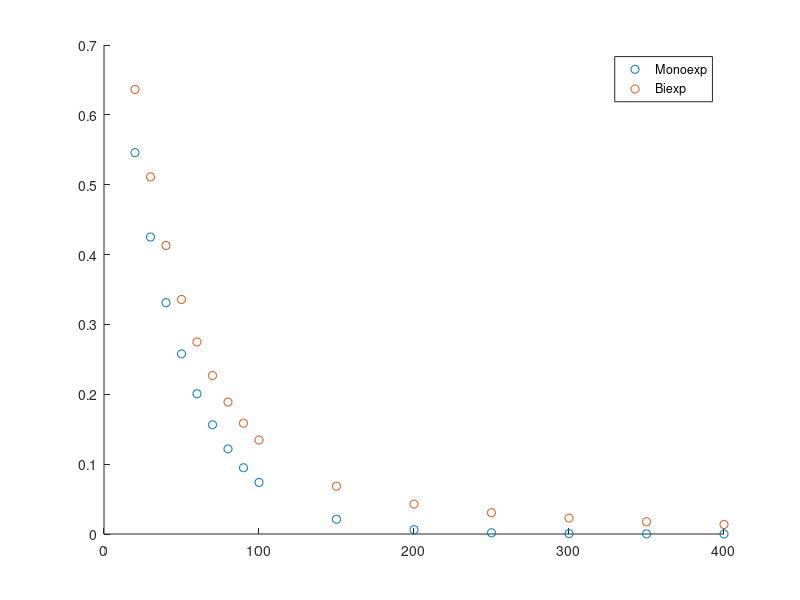

This figure's MATLAB source: (Note: this script raises an error after producing the figure.)
% simulate a curve


t = [20 30 40 50 60 70 80 90 100 150 200 250 300 350 400];


T2short = 40;
T2long = 200;

simk = 0.9;
simk2 = 1-simk;

ymono = simk.*exp(-t/T2short); % monoexp curve
ybi = simk.*exp(-t/T2short) + simk2.*exp(-t/T2long); %biexp curve

% add noise snr 50:1 or 20:1
hmnoise = 1./50;

outmono = ymono + hmnoise*rand(size(t));
outbi = ybi + hmnoise*rand(size(t));
    % 
figure
scatter(t,ymono,'ko')
hold on
scatter(t,ybi,'ro')
legend([{'Monoexp'},{'Biexp'}])
% ylim([0 20000])

%%

% 1000 times fits / loop / mean of the fits + variance
% grab mean of variance of x1 and x2
% effect of sampling times on accuracy of fits.
% figure out ideal number of time points


opts = optimoptions('lsqcurvefit','Algorithm','levenberg-marquardt','Display','off');

% bootstrap this x1000
myboot = 1000;

F = @(x,xdata) x(1)*exp(-xdata/x(2)) + x(3); % MONOEXP
F2 = @(x,xdata) x(1).*exp(-xdata/x(2))+(1-x(1)).*exp(-xdata/x(3)) +x(4); % BIEXP
x0 = [0.8 45 0.05];
x02 = [0.8 45 190 0.05 ];

x1 = zeros(1000,3);
x2 = zeros(1000,4);

outmono = zeros(1000,length(t));
outbi = zeros(1000,length(t));


% 6 seconds
tic
for ii = 1:myboot
    
    outmono(ii,:,:) = ymono + hmnoise*rand(size(t));
    outbi(ii,:,:) = ybi + hmnoise*rand(size(t));
    
    [x1(ii,:,:),resnorm,~,exitflag,output] = lsqcurvefit(F,x0,t,outmono(ii,:,:),[],[],opts);
    [x2(ii,:,:),resnorm2,~,exitflag2,output2] = lsqcurvefit(F2,x02,t,outbi(ii,:,:),[],[],opts);
    
    
end
toc

%%


mymeansmo = mean(x1);
mymeansbi = mean(x2);
myvarmo = var(x1);
myvarbi = var(x2);

%%
randplot = 500;
figure
%for ii = 1:1000
scatter(t,outmono(randplot,:,:),'ko')
%xticks(t)
hold on
scatter(t,outbi(randplot,:,:),'ro')
%end

%
plot(t,F(x1(randplot,:,:),t),'-k','Linewidth',2)
plot(t,F2(x2(randplot,:,:),t),'-r','Linewidth',2)

xlabel('TE (ms)')
ylabel('M')
legend([{'Mono Data'},{'Bi Data'},{'Mono Fit'},{'Bi Fit'}])

%ylim([0 20000])


%%
% Try simulating mono and bi, and try fitting to each in turn
% biexp should go to 0 if it's a mono curve








%%


% yfittedbi = x2(1).*exp(-t/T2short)+(1-x2(2)).*exp(-t/T2long +x2(3));
% 
% figure, scatter(t,y)
% hold on
% plot(t,yfittedbi)




